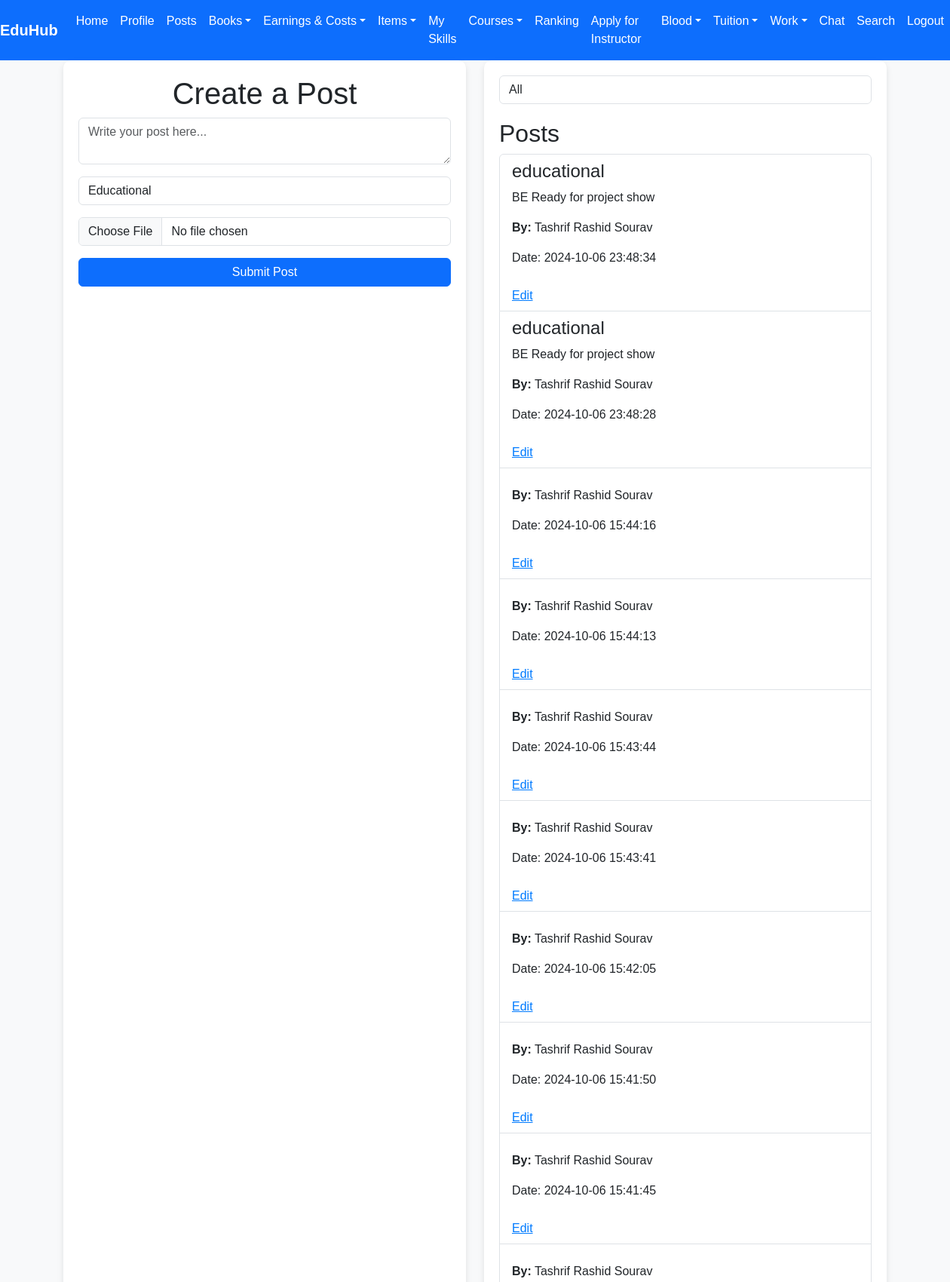
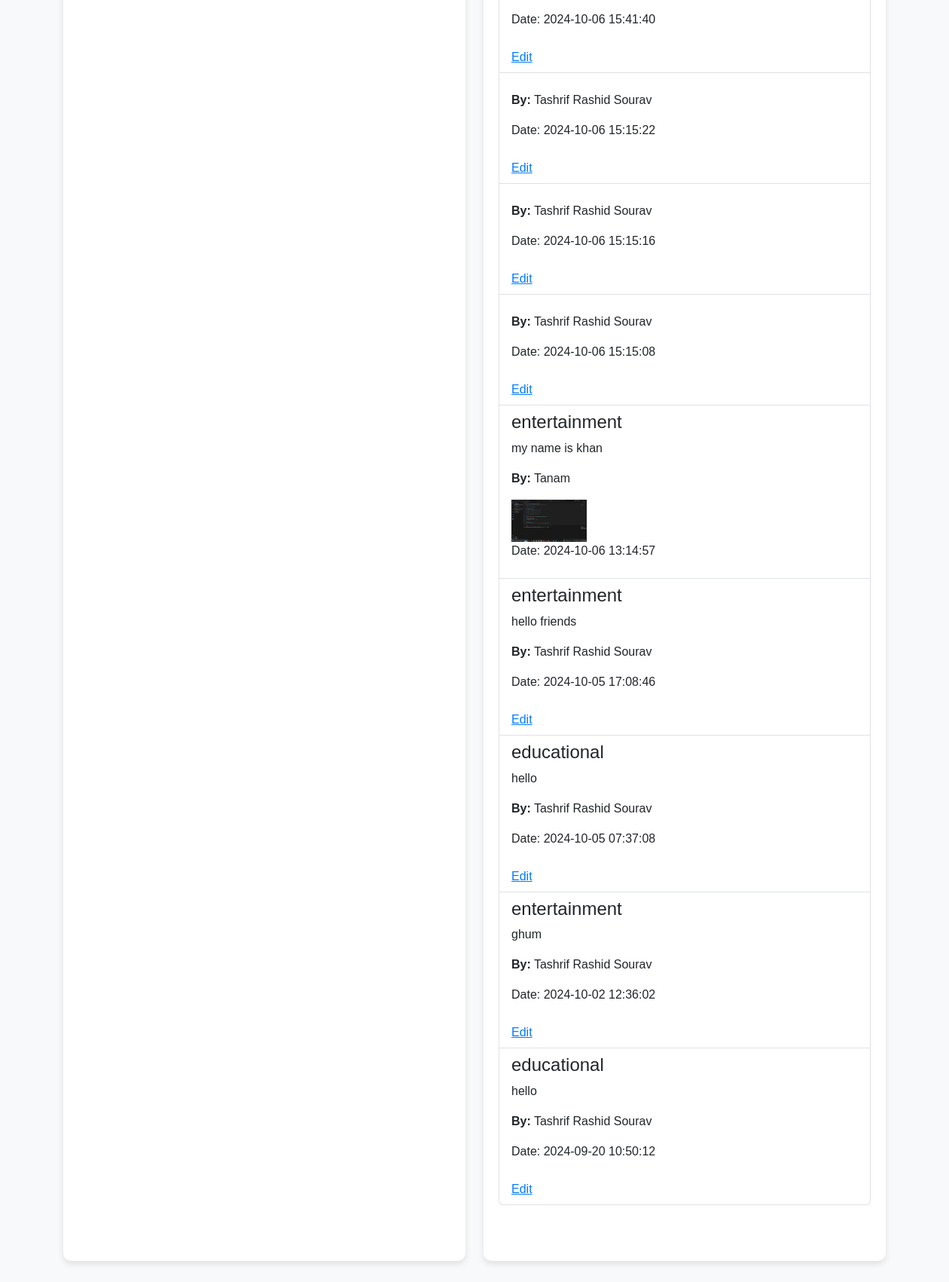
Screenshot of /posts.php (signed in) with the database file from the repository (2 pictures, top to bottom).
### tables this page shows
CREATE TABLE `posts` (
  `post_id` int(11) NOT NULL,
  `student_id` int(11) DEFAULT NULL,
  `content` text DEFAULT NULL,
  `post_date` timestamp NOT NULL DEFAULT current_timestamp(),
  `status` enum('pending','approved','rejected') DEFAULT 'pending',
  `category` enum('educational','entertainment','professional') NOT NULL,
  `picture_path` varchar(255) DEFAULT NULL
);

CREATE TABLE `students` (
  `student_id` int(11) NOT NULL,
  `name` varchar(100) DEFAULT NULL,
  `email` varchar(100) DEFAULT NULL,
  `password` varchar(255) DEFAULT NULL,
  `profile_rank` decimal(3,2) DEFAULT NULL,
  `career_guidance` text DEFAULT NULL,
  `personalized_suggestions` text DEFAULT NULL,
  `created_at` timestamp NOT NULL DEFAULT current_timestamp(),
  `isadmin` enum('yes','no') DEFAULT 'no',
  `profile_picture` varchar(255) DEFAULT NULL,
  `otp` varchar(6) DEFAULT NULL,
  `is_verified` tinyint(1) NOT NULL DEFAULT 0
);

### posts.php (the view, shortened to what this page needs)
<?php
include 'db_connect.php';
$logged_in_student_id = $_SESSION['student_id'];
$edit_mode = false;
$post_to_edit = null;
$category_filter = isset($_GET['category']) ? $_GET['category'] : 'all';
$sql = "SELECT p.*, s.name
        FROM posts p
        JOIN students s ON p.student_id = s.student_id
        WHERE (p.status = 'approved' OR p.student_id = ?)";
$sql .= " ORDER BY post_date DESC";
$stmt = $conn->prepare($sql);
if ($category_filter != 'all') {
    $stmt->bind_param("is", $logged_in_student_id, $category_filter);
} else {
    $stmt->bind_param("i", $logged_in_student_id);
}
$stmt->execute();
$posts = $stmt->get_result();
?>
<!DOCTYPE html>
<html lang="en">
<head>
    <link href="https://stackpath.bootstrapcdn.com/bootstrap/4.5.2/css/bootstrap.min.css" rel="stylesheet">
</head>
<body>
<?php include 'navbar.php'; ?>
<div class="container">
    <div class="row w-100">
        <div class="col-md-6">
            <div class="form-container">
                <h1><?php echo $edit_mode ? 'Edit Post' : 'Create a Post'; ?></h1>
                <form action="" method="POST" enctype="multipart/form-data">
                    <div class="form-group">
                        <textarea class="form-control" name="content" required placeholder="Write your post here..."><?php echo $edit_mode ? htmlspecialchars($post_to_edit['content']) : ''; ?></textarea>
                    </div>
                    <div class="form-group">
                        <select class="form-control" name="category" required>
                            <option value="educational" <?php echo ($edit_mode && $post_to_edit['category'] == 'educational') ? 'selected' : ''; ?>>Educational</option>
                        </select>
                    </div>
                    <div class="form-group">
                        <input type="file" class="form-control" name="picture" accept="image/*">
                    </div>
                    <button type="submit" class="btn btn-primary"><?php echo $edit_mode ? 'Update Post' : 'Submit Post'; ?></button>
                </form>
            </div>
        </div>
        <div class="col-md-6">
            <div class="posts-container">
                <form method="GET" action="">
                    <select class="form-control filter-select" name="category" onchange="this.form.submit()">
                        <option value="all" <?php echo $category_filter == 'all' ? 'selected' : ''; ?>>All</option>
                    </select>
                </form>
                <h2 class="mt-3">Posts</h2>
                <?php if ($posts->num_rows > 0): ?>
                    <ul class="list-group">
                        <?php while ($row = $posts->fetch_assoc()): ?>
                            <li class="list-group-item">
                                <h4><?php echo htmlspecialchars($row['category']); ?></h4>
                                <p><?php echo nl2br(htmlspecialchars($row['content'])); ?></p>
                                <p><strong>By:</strong> <?php echo htmlspecialchars($row['name']); ?></p>
                                <?php if ($row['picture_path']): ?>
                                    <img src="<?php echo htmlspecialchars($row['picture_path']); ?>" alt="Post Image">
                                <?php endif; ?>
                                <p>Date: <?php echo $row['post_date']; ?></p>
                                <?php if ($logged_in_student_id == $row['student_id']): ?>
                                    <a href="?edit_id=<?php echo $row['post_id']; ?>" class="edit-link">Edit</a>
                                <?php endif; ?>
                            </li>
                        <?php endwhile; ?>
                    </ul>
                <?php else: ?>
                    <p>No posts available.</p>
                <?php endif; ?>
            </div>
        </div>
    </div>
</div>
</body>
</html>

### posts.php (style rules this page uses)
body, html { height: 100%; background-color: #f8f9fa; }
.container { height: 100vh; display: flex; align-items: center; justify-content: center; }
h1 { color: #007BFF; text-align: center; }
.form-container, .posts-container { background-color: white; padding: 20px; border-radius: 10px; box-shadow: 0 4px 8px rgba(0, 0, 0, 0.1); height: 90vh; }
textarea, select, input[type="file"], button { width: 100%; margin-top: 10px; }
button { background-color: #007BFF; color: white; border: none; padding: 10px; cursor: pointer; margin-top: 15px; }
img { display: block; margin-top: 10px; max-width: 100px; max-height: 100px; }
.edit-link { display: inline-block; margin-top: 10px; color: #007BFF; }
.row { height: 100%; }
.filter-select { width: 100%; margin-bottom: 20px; position: sticky; top: 0; z-index: 1000; background-color: white; }
.posts-container { overflow-y: auto; }

### navbar.php (style rules this page uses)
body { font-family: Arial, sans-serif; background-color: #f8f9fa; }

### rows the page displays
posts: category "educational", content "BE Ready for project show", student.name "Tashrif Rashid Sourav", post_date "2024-10-06 23:48:34"
posts: category "educational", content "BE Ready for project show", student.name "Tashrif Rashid Sourav", post_date "2024-10-06 23:48:28"
posts: student.name "Tashrif Rashid Sourav", post_date "2024-10-06 15:44:16"
posts: student.name "Tashrif Rashid Sourav", post_date "2024-10-06 15:44:13"
posts: student.name "Tashrif Rashid Sourav", post_date "2024-10-06 15:43:44"
posts: student.name "Tashrif Rashid Sourav", post_date "2024-10-06 15:43:41"
posts: student.name "Tashrif Rashid Sourav", post_date "2024-10-06 15:42:05"
posts: student.name "Tashrif Rashid Sourav", post_date "2024-10-06 15:41:50"
posts: student.name "Tashrif Rashid Sourav", post_date "2024-10-06 15:41:45"
posts: student.name "Tashrif Rashid Sourav", post_date "2024-10-06 15:41:40"
posts: student.name "Tashrif Rashid Sourav", post_date "2024-10-06 15:15:22"
posts: student.name "Tashrif Rashid Sourav", post_date "2024-10-06 15:15:16"
posts: student.name "Tashrif Rashid Sourav", post_date "2024-10-06 15:15:08"
posts: category "entertainment", content "my name is khan", student.name "Tanam", picture_path (picture), post_date "2024-10-06 13:14:57"
posts: category "entertainment", content "hello friends", student.name "Tashrif Rashid Sourav", post_date "2024-10-05 17:08:46"
posts: category "educational", content "hello", student.name "Tashrif Rashid Sourav", post_date "2024-10-05 07:37:08"
posts: category "entertainment", content "ghum", student.name "Tashrif Rashid Sourav", post_date "2024-10-02 12:36:02"
posts: category "educational", content "hello", student.name "Tashrif Rashid Sourav", post_date "2024-09-20 10:50:12"
